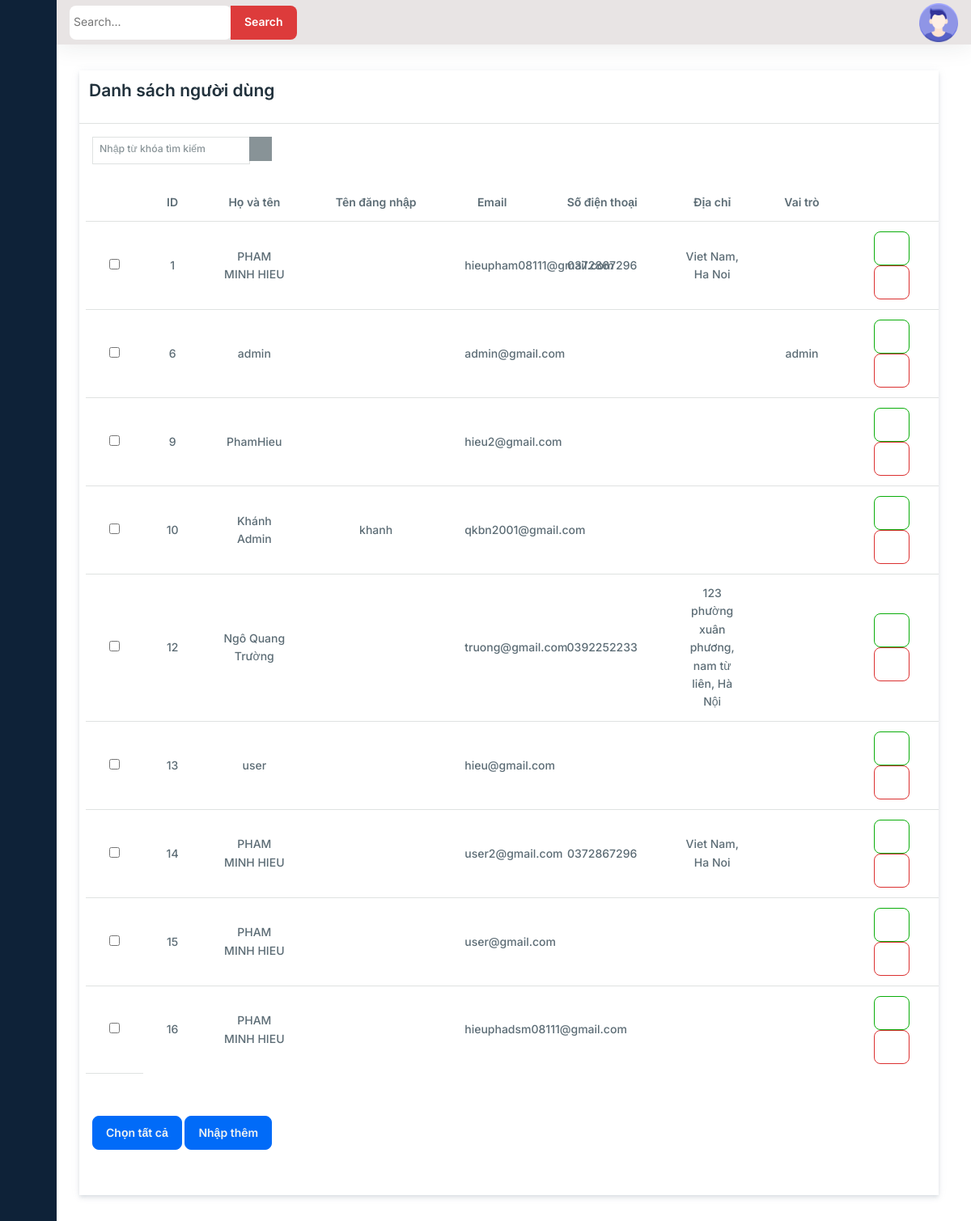
The app's page /admin?ctl=listuser (signed in) with its own data.
### tables this page shows
CREATE TABLE `users` (
  `id` int NOT NULL,
  `fullname` varchar(150) NOT NULL,
  `username` varchar(199) NOT NULL,
  `password` varchar(199) NOT NULL,
  `email` varchar(199) NOT NULL,
  `image` varchar(255) DEFAULT '/assets/images/account.png',
  `phone` varchar(15) DEFAULT NULL,
  `address` varchar(255) DEFAULT NULL,
  `role` enum('admin','user') DEFAULT 'user',
  `created_at` timestamp NOT NULL DEFAULT CURRENT_TIMESTAMP,
  `updated_at` timestamp NOT NULL DEFAULT CURRENT_TIMESTAMP
);

### common/function.php (called while the page is built, shortened)
<?php
function view($path_view, $data = [])
{
    extract($data);
    $path_view = str_replace(".", "/", $path_view);
    include_once ROOT_DIR . "views/$path_view.php";
}

### controllers/admin/AdminUserController.php (called while the page is built, shortened)
<?php
class AdminUserController
{
  public function index()
  {
    $users = (new User)->all();
    return view("admin.users.list", compact('users', 'title', 'message'));
  }
}

### admin/index.php (called while the page is built, shortened)
<?php
require_once __DIR__ . "/../common/function.php";
require_once __DIR__ . "/../models/BaseModel.php";
require_once __DIR__ . "/../models/User.php";
require_once __DIR__ . "/../controllers/admin/AdminUserController.php";
$ctl = $_GET['ctl'] ?? "";
match ($ctl) {
    '' => (new AdminStatisticsController)->index(),
    'profile' => (new AdminUserController)->profile(),
    'listsp' => (new AdminProductController)->index(),
    'addsp' => (new AdminProductController)->create(),
    'storesp' => (new AdminProductController)->store(),
    'deletesp' => (new AdminProductController)->delete(),
    'editsp' => (new AdminProductController)->edit(),
    'updatesp' => (new AdminProductController)->update(),
    'listdm' => (new AdminCategoryController)->index(),
    'adddm' => (new AdminCategoryController)->create(),
    'storedm' => (new AdminCategoryController)->store(),
    'deletedm' => (new AdminCategoryController)->delete(),
    'editdm' => (new AdminCategoryController)->edit(),
    'updatedm' => (new AdminCategoryController)->update(),
    'listuser' => (new AdminUserController)->index(),
    'adduser' => (new AdminUserController)->create(),
    'storedm' => (new AdminUserController)->store(),
    'deleteuser' => (new AdminUserController)->delete(),
    'edituser' => (new AdminUserController)->edit(),
    'updateuser' => (new AdminUserController)->update(),
    'listcomment' => (new AdminCommentController)->index(),
    'deletecomment' => (new AdminCommentController)->delete(),
    'list-order' => (new OrderController) ->index(),
    'detail-order' =>(new OrderController) ->showOrder(),
    default => view('errors.404'),
};

### models/BaseModel.php (called while the page is built, shortened)
<?php
class BaseModel
{
    public function __construct()
    {
        try {
            $this->conn = new PDO("mysql:host=localhost; dbname=du-an-1; charset=utf8; port=3306", "root", "");
        } catch (PDOException $e) {
            echo "Lỗi kết nối CSDL: " . $e->getMessage();
        }
    }
}

### models/User.php (called while the page is built, shortened)
<?php
class User extends BaseModel
{
  public function all()
  {
    $sql = "SELECT * FROM users";
    $stmt = $this->conn->prepare($sql);
    $stmt->execute();
    return $stmt->fetchAll(PDO::FETCH_ASSOC);
  }
}

### views/admin/users/list.php (the view, shortened to what this page needs)
<?php include_once ROOT_DIR . "views/admin/sidebar.php" ?>
<div class="main">
    <?php include_once ROOT_DIR . "views/admin/header.php" ?>
    <main class="container-fluid content px-3 py-4">
        <div class="shadow bg-white pb-5 mt-4 ms-4 mb-4 col-md-11" style="width: 96%;">
            <div>
                <h4 class="p-3">Danh sách người dùng</h4>
            </div>
            <hr>
            <div class="d-flex justify-content-between align-items-center">
                <form action="" class="ms-4">
                    <div class="input-group input-group-sm">
                        <input class="form-control rounded-0 mb-2 pb-2" type="search" id="search" name="search" placeholder="Nhập từ khóa tìm kiếm" aria-label="Sizing example input" aria-describedby="inputGroup-sizing-sm">
                        <div class="input-group-sm">
                            <button type="button" class="btn btn-secondary rounded-0">
                            </button>
                        </div>
                    </div>
                </form>
            </div>
            <div class="pb-5 mt-4 ms-2 mb-4 ">
                <table class="table table-hover ">
                    <thead class="thead-light">
                        <tr>
                            <th scope="col" class="text-center align-middle"></th>
                            <th scope="col" class="text-center align-middle">ID</th>
                            <th scope="col" class="text-center align-middle">Họ và tên</th>
                            <th scope="col" class="text-center align-middle">Tên đăng nhập</th>
                            <th scope="col" class="text-center align-middle">Email</th>
                            <th scope="col" class="text-center align-middle">Số điện thoại</th>
                            <th scope="col" class="text-center align-middle">Địa chỉ</th>
                            <th scope="col" class="text-center align-middle">Vai trò</th>
                            <th scope="col" class="text-center align-middle"></th>
                        </tr>
                    </thead>
                    <tbody>
                        <?php
                        foreach ($users as $user) {
                        ?>
                            <tr>
                                <th scope="row" class="text-center align-middle">
                                    <form action="" method="post">
                                        <input type="checkbox">
                                    </form>
                                </th>
                                <td class="text-center align-middle"><?= $user['id'] ?></td>
                                <td class="text-center align-middle"><?= $user['fullname'] ?></td>
                                <td class="text-center align-middle"><?= $user['username'] ?></td>
                                <td class="text-center align-middle"><?= $user['email'] ?></td>
                                <td class="text-center align-middle"><?= $user['phone'] ?></td>
                                <td class="text-center align-middle"><?= $user['address'] ?></td>
                                <td class="text-center align-middle"><?= $user['role'] ?></td>
                                <td class="text-center align-middle">
                                    <a href="?ctl=edituser&id=<?= $user['id']; ?>">
                                        <button type="button" class="btn btn-outline-primary">
                                        </button>
                                    </a>
                                    <a onclick="return confirm ('Bạn có chắc chắn muốn xóa người dùng này không!')" href="?ctl=deleteuser&id=<?= $user['id'] ?>">
                                        <button type="button" class="btn btn-outline-danger">
                                        </button>
                                    </a>
                                </td>
                            </tr>
                        <?php
                        }
                        ?>
                    </tbody>
                </table>
            </div>
            <form class="pb-5 mt-4 ms-4 mb-4 col-md-11">
                <button type="submit" class="btn btn-info text-light">Chọn tất cả</button>
                <button type="submit" class="btn btn-info"><a href="?ctl=adduser" class="text-light">Nhập thêm</a></button>
            </form>
        </div>
</div>
</div>
<?php include_once ROOT_DIR . "views/admin/footer.php" ?>

### assets/css/admin.css (style rules this page uses)
a { text-decoration: none; }
body { font-family: 'Poppins', sans-serif; }
.main { display: flex; flex-direction: column; min-height: 100vh; width: 100%; overflow: hidden; transition: all 0.35s ease-in-out; background-color: #fff; min-width: 0; }
table tr td { max-width: 100px; max-height: 100px; }

### records on screen
users: id "1", fullname "PHAM MINH HIEU", email "hieupham08111@gmail.com", phone "0372867296", address "Viet Nam, Ha Noi"
users: id "6", fullname "admin", email "admin@gmail.com", role "admin"
users: id "9", fullname "PhamHieu", email "hieu2@gmail.com"
users: id "10", fullname "Khánh Admin", username "khanh", email "qkbn2001@gmail.com"
users: id "12", fullname "Ngô Quang Trường", email "truong@gmail.com", phone "0392252233", address "123 phường xuân phương, nam từ liên, Hà Nội"
users: id "13", fullname "user", email "hieu@gmail.com"
users: id "14", fullname "PHAM MINH HIEU", email "user2@gmail.com", phone "0372867296", address "Viet Nam, Ha Noi"
users: id "15", fullname "PHAM MINH HIEU", email "user@gmail.com"
users: id "16", fullname "PHAM MINH HIEU", email "hieuphadsm08111@gmail.com"
